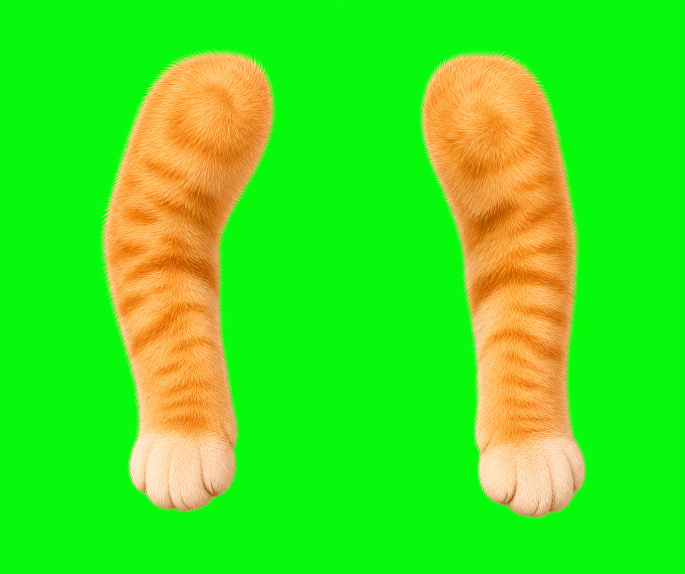
#> input picture public/pets/xiaoju-cat/live2d/planet-scene-source/forelegs-v2-chroma.png, 1370 x 1148 px, given in place of planet-background-v1.png, which was not available (shown at 1/2 size)
$ python build_planet_scene_v2_layers.py
#> lines starting #> are read from the running program, lines starting #| are printed output that depends on the picture; after the words box and inside, x2 and y2 are one past the last pixel; in counts of white or black regions, pixels touching at a corner belong together; pictures that were not available may be replaced by others from this repository, and a replacement may not be noted
### public/pets/xiaoju-cat/live2d/planet-scene-source/build_planet_scene_layers.py
from __future__ import annotations

from pathlib import Path

import numpy as np
from PIL import Image, ImageDraw, ImageFilter


ROOT = Path(__file__).resolve().parent
LIVE2D_ROOT = ROOT.parent
LAYERS = ROOT / "layers"
BACKGROUND = LIVE2D_ROOT / "planet-background-v1.png"
CAT_WITH_PAWS = LIVE2D_ROOT / "planet-cat-cutout-v1.png"
CAT_BODY = LIVE2D_ROOT / "planet-cat-body-no-paws-v1.png"


def generated_cutout(path: Path) -> Image.Image:
    """Recover alpha from the neutral checkerboard baked into generated PNGs."""
    rgb = np.asarray(Image.open(path).convert("RGB"), dtype=np.int16)
    chroma = rgb.max(axis=2) - rgb.min(axis=2)
    mean = rgb.mean(axis=2)
    warmth = rgb[:, :, 0] - rgb[:, :, 2]
    alpha = np.maximum.reduce(
        [
            np.clip((chroma - 2) * 22, 0, 255),
            np.clip((warmth - 1) * 14, 0, 255),
            np.clip((232 - mean) * 9, 0, 255),
        ]
    ).astype(np.uint8)
    alpha = np.asarray(
        Image.fromarray(alpha, "L")
        .filter(ImageFilter.MedianFilter(3))
        .filter(ImageFilter.GaussianBlur(0.45))
    )
    rgba = np.dstack([rgb.astype(np.uint8), alpha])
    return Image.fromarray(rgba, "RGBA")


def ellipse_mask(size: tuple[int, int], box: tuple[int, int, int, int], blur=1.1) -> Image.Image:
    mask = Image.new("L", size, 0)
    ImageDraw.Draw(mask).ellipse(box, fill=255)
    return mask.filter(ImageFilter.GaussianBlur(blur))


def polygon_mask(size: tuple[int, int], points: list[tuple[int, int]], blur=1.1) -> Image.Image:
    mask = Image.new("L", size, 0)
    ImageDraw.Draw(mask).polygon(points, fill=255)
    return mask.filter(ImageFilter.GaussianBlur(blur))


def isolated(image: Image.Image, mask: Image.Image) -> Image.Image:
    layer = image.copy()
    alpha = np.minimum(np.asarray(image.getchannel("A")), np.asarray(mask)).astype(np.uint8)
    layer.putalpha(Image.fromarray(alpha, "L"))
    return layer


# [27 lines left out: functions remove_region, iris_without_pupil, not called in this run]


def patch_eye_base(rgba: Image.Image, box: tuple[int, int, int, int], offset_y: int) -> None:
    x0, y0, x1, y1 = box
    patch = rgba.crop((x0, y0 + offset_y, x1, y1 + offset_y))
    local_mask = ellipse_mask(rgba.size, box, blur=7).crop(box)
    rgba.paste(patch, (x0, y0), local_mask)


def make_eyelid(size: tuple[int, int], box: tuple[int, int, int, int]) -> Image.Image:
    layer = Image.new("RGBA", size, (0, 0, 0, 0))
    draw = ImageDraw.Draw(layer)
    x0, y0, x1, y1 = box
    cy = (y0 + y1) // 2
    draw.arc((x0 + 10, cy - 25, x1 - 10, cy + 15), 10, 170, fill=(108, 52, 22, 235), width=6)
    return layer.filter(ImageFilter.GaussianBlur(0.4))


# [57 lines left out: function main, not called in this run]


# [2 lines that do not run on import are left out]

### public/pets/xiaoju-cat/live2d/planet-scene-source/build_planet_scene_v2_layers.py
from __future__ import annotations

from pathlib import Path

from PIL import Image, ImageDraw, ImageFilter

from build_planet_scene_layers import (
    BACKGROUND,
    CAT_BODY,
    generated_cutout,
    ellipse_mask,
    isolated,
    make_eyelid,
    patch_eye_base,
    polygon_mask,
)


ROOT = Path(__file__).resolve().parent
LAYERS = ROOT / "layers-v2"
FORELEGS = ROOT / "forelegs-v2-transparent.png"
V1_LAYERS = ROOT / "layers"


def place_foreleg(
    sheet: Image.Image,
    source_box: tuple[int, int, int, int],
    canvas_size: tuple[int, int],
    scale: float,
    rotation: float,
    position: tuple[int, int],
) -> Image.Image:
    limb = sheet.crop(source_box)
    # Fade only the hidden shoulder seam so the limb can tuck beneath the
    # torso without looking like a rounded sticker pasted on top of the cat.
    alpha = limb.getchannel("A")
    shoulder_fade = Image.new("L", limb.size, 255)
    fade_height = max(1, round(limb.height * 0.10))
    fade_draw = ImageDraw.Draw(shoulder_fade)
    for y in range(fade_height):
        fade_draw.line((0, y, limb.width, y), fill=round(255 * y / fade_height))
    alpha = Image.composite(alpha, Image.new("L", limb.size, 0), shoulder_fade)
    limb.putalpha(alpha)
    limb = limb.resize(
        (max(1, round(limb.width * scale)), max(1, round(limb.height * scale))),
        Image.Resampling.LANCZOS,
    )
    if rotation:
        limb = limb.rotate(rotation, Image.Resampling.BICUBIC, expand=True)
    layer = Image.new("RGBA", canvas_size, (0, 0, 0, 0))
    layer.alpha_composite(limb, position)
    return layer


def main() -> None:
    LAYERS.mkdir(parents=True, exist_ok=True)
    background = Image.open(BACKGROUND).convert("RGBA")
    body_source = generated_cutout(CAT_BODY)
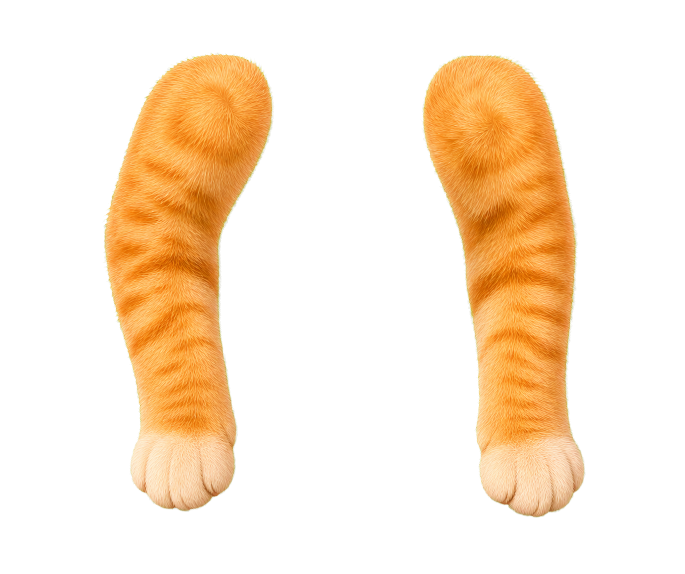
#> input picture public/pets/xiaoju-cat/live2d/planet-scene-source/forelegs-v2-transparent.png, 1370 x 1148 px, given in place of planet-cat-body-no-paws-v1.png, which was not available (shown at 1/2 size)
#> in generated_cutout, `alpha = np.maximum.reduce( [ np.clip((chroma - 2) * 22, 0, 255), np.cl..`: alpha: shape (1148, 1370); every value is 255
    foreleg_sheet = Image.open(FORELEGS).convert("RGBA")
#> foreleg_sheet is the input picture: PIL image 1370x1148 RGBA; mean R, G, B, A 61.1, 42.3, 20.1, 62.6
    size = background.size
#> size = (1370, 1148)

    left_eye = (642, 490, 775, 610)
    right_eye = (870, 420, 990, 545)

    # Fill the sockets with adjacent facial fur, then overlay the original,
    # intact eyes as moving art meshes. This avoids the radial iris artifacts
    # produced by the v1 pupil-hole reconstruction.
    body = body_source.copy()
    patch_eye_base(body, left_eye, -110)
#> in ellipse_mask, `mask = Image.new("L", size, 0)`: mask: PIL image 1370x1148 L; every value is 0
#> in ellipse_mask, `ImageDraw.Draw(mask).ellipse(box, fill=255)`:
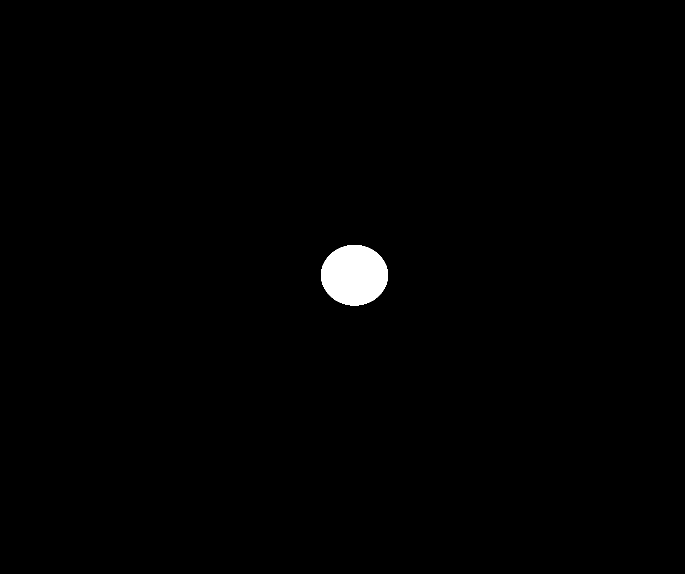
#> mask: PIL image 1370x1148 L (shown at 1/2 size); 0.81% white; 1 white region, box (x1, y1, x2, y2) and area: (642, 490, 776, 611) 12722
    patch_eye_base(body, right_eye, -105)
#> call 2 of patch_eye_base, with box = (870, 420, 990, 545), offset_y = -105
#> in ellipse_mask (call 2), `ImageDraw.Draw(mask).ellipse(box, fill=255)`: mask: PIL image 1370x1148 L; 0.76% white; 1 white region, box (x1, y1, x2, y2) and area: (870, 420, 991, 546) 11954
#> in patch_eye_base (call 2), `local_mask = ellipse_mask(rgba.size, box, blur=7).crop(box)`:
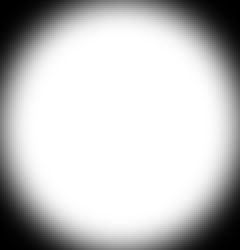
#> local_mask: PIL image 120x125 L (shown 2 times larger); min 0, max 255, mean 194.4

    left_foreleg = place_foreleg(
        foreleg_sheet,
        (205, 104, 549, 1024),
        size,
        scale=0.18,
        rotation=12,
        position=(585, 650),
    )
#> in place_foreleg, `shoulder_fade = Image.new("L", limb.size, 255)`: shoulder_fade: PIL image 344x920 L; every value is 255
#> in place_foreleg, `layer = Image.new("RGBA", canvas_size, (0, 0, 0, 0))`: layer: PIL image 1370x1148 RGBA; every value is 0
    right_foreleg = place_foreleg(
        foreleg_sheet,
        (841, 107, 1171, 1036),
        size,
        scale=0.16,
        rotation=74,
        position=(985, 540),
    )
#> call 2 of place_foreleg, with source_box = (841, 107, 1171, 1036), canvas_size = (1370, 1148), scale = 0.16, rotation = 74, position = (985, 540)
#> in place_foreleg (call 2), `shoulder_fade = Image.new("L", limb.size, 255)`: shoulder_fade: PIL image 330x929 L; every value is 255
#> in place_foreleg (call 2), `alpha = Image.composite(alpha, Image.new("L", limb.size, 0), shoulder_..`:
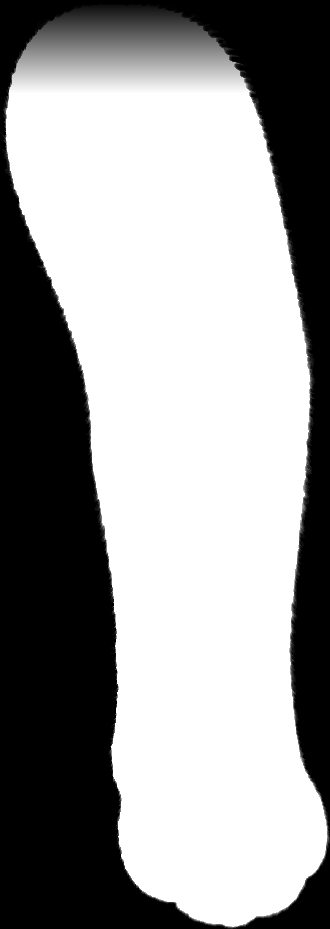
#> alpha: PIL image 330x929 L; min 0, max 255, mean 153.4
#> in place_foreleg (call 2), `limb = limb.rotate(rotation, Image.Resampling.BICUBIC, expand=True)`:
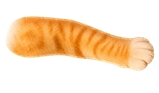
#> limb: PIL image 159x93 RGBA; mean R, G, B, A 86.4, 60.1, 28.1, 81.9; transparent parts drawn white

    planet_mask = polygon_mask(
        size,
        [
            (300, 1148), (390, 1068), (500, 960), (600, 874), (700, 802),
            (800, 741), (900, 689), (1000, 643), (1100, 602), (1200, 564),
            (1300, 506), (1370, 480), (1370, 1148),
        ],
        blur=1.5,
    )
#> in polygon_mask, `ImageDraw.Draw(mask).polygon(points, fill=255)`: mask: PIL image 1370x1148 L; 26.5% white; 1 white region, box (x1, y1, x2, y2) and area: (301, 481, 1370, 1148) 417247
    planet = background.copy()
    planet.putalpha(planet_mask)
    rest_paw_left = Image.open(V1_LAYERS / "60_Paw_L.png").convert("RGBA")
    rest_paw_right = Image.open(V1_LAYERS / "61_Paw_R.png").convert("RGBA")
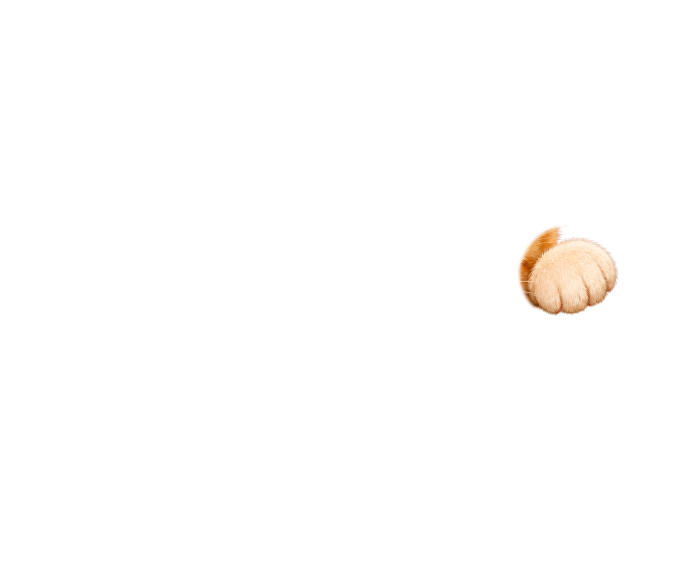
#> input picture public/pets/xiaoju-cat/live2d/planet-scene-source/layers/61_Paw_R.png, 1370 x 1148 px (shown at 1/2 size)
#> rest_paw_right is the input picture: PIL image 1370x1148 RGBA; mean R, G, B, A 241.1, 219.3, 198.6, 4.1

    layer_specs = [
        ("00_Stars_Background.png", background),
        ("10_Cat_Body_Base.png", body),
        ("20_Eye_L_Whole.png", isolated(body_source, ellipse_mask(size, left_eye, 1.2))),
        ("21_Eye_R_Whole.png", isolated(body_source, ellipse_mask(size, right_eye, 1.2))),
        ("40_Eyelid_L.png", make_eyelid(size, left_eye)),
        ("41_Eyelid_R.png", make_eyelid(size, right_eye)),
        ("50_Planet_Foreground.png", planet),
        ("60_Rest_Paw_L.png", rest_paw_left),
        ("61_Rest_Paw_R.png", rest_paw_right),
        ("70_Cover_Foreleg_L.png", left_foreleg),
        ("71_Cover_Foreleg_R.png", right_foreleg),
    ]

    for filename, layer in layer_specs:
        layer.save(LAYERS / filename)
#> this loop made 11 passes
#> filename on passes 1 to 11: '00_Stars_Background.png', '10_Cat_Body_Base.png', '20_Eye_L_Whole.png', '21_Eye_R_Whole.png', '40_Eyelid_L.png', '41_Eyelid_R.png', '50_Planet_Foreground.png', '60_Rest_Paw_L.png', '61_Rest_Paw_R.png', '70_Cover_Foreleg_L.png', '71_Cover_Foreleg_R.png'

    preview = Image.new("RGBA", size, (0, 0, 0, 0))
    for filename, layer in layer_specs:
        if filename.startswith("4") or filename.startswith("7"):
            continue
        preview.alpha_composite(layer)
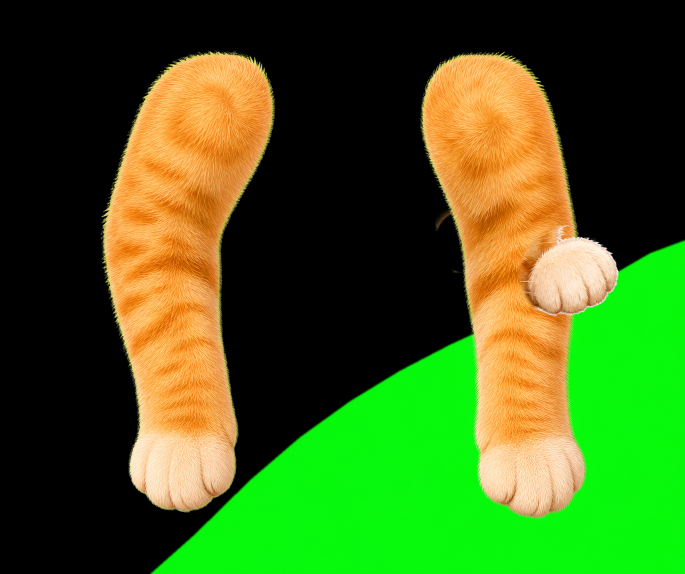
#> preview: PIL image 1370x1148 RGBA (shown at 1/2 size); mean R, G, B, A 63.9, 97.4, 24.5, 255
    preview.save(ROOT / "planet-scene-v2-layered-preview.png")


if __name__ == "__main__":
    main()
